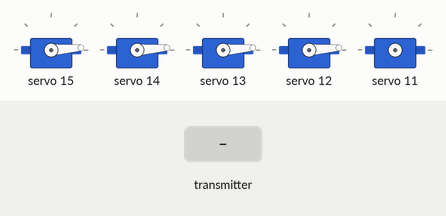
This sketch was run on a simulated ESP32. Parts: 5 × servo. The test bench sets the inputs (shaded band). What the sketch prints to the serial monitor is not drawn.

Above: at 1.2 s.
1.3 s: the transmitter starts sending button_state_data = Open
2.8 s: the transmitter starts sending button_state_data = Closed
At 3.6 s:
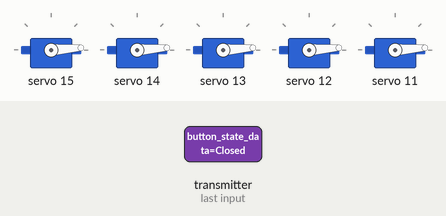
4.3 s: the transmitter starts sending L1AngleData = 1
At 5.0 s:
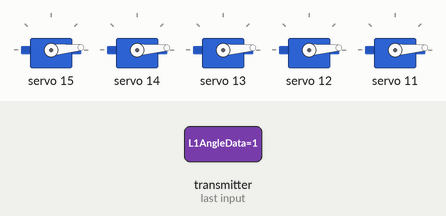
5.8 s: the transmitter starts sending L2AngleData = 1
At 7.0 s:
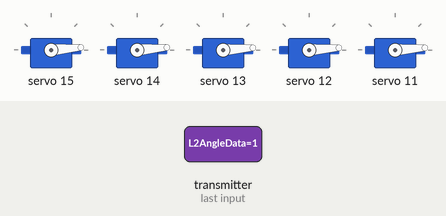
7.3 s: the transmitter starts sending L3AngleData = 1
At 8.4 s:
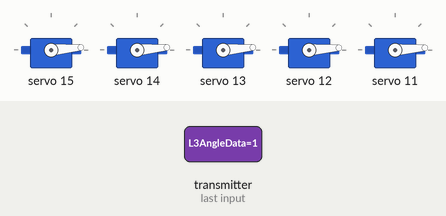
8.8 s: the transmitter starts sending L4AngleData = 1
At 9.5 s:
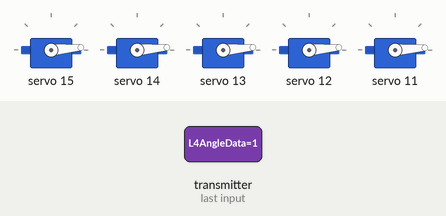
Timing chart, 0 to 11.3 s (numbered marks = the images above; inputs shaded):
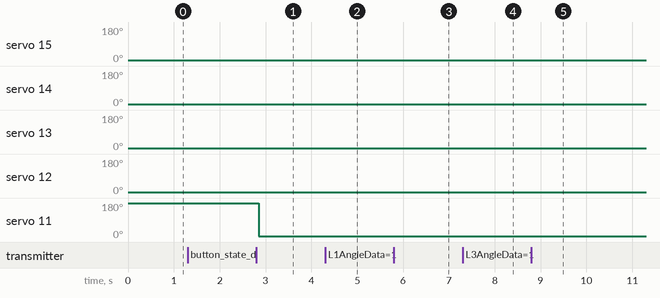

The sketch:

robot_arm_beta.ino
```cpp
// ESP32
// Robot Arm Script ALPHA: Reciever
// https://github.com/BurntWywrm/L2-robot-arm
// Script Reference: https://randomnerdtutorials.com/esp-now-esp32-arduino-ide/

/*
ALPHA: Tests the ESP-NOW protocol so that
it can recieve information from the controller.
*/

#include <esp_now.h>
#include <WiFi.h>
#include <Wire.h>
#include <Adafruit_PWMServoDriver.h>

/* Global Variables */

// -- Robot Arm Variables --

#define FREQUENCY 50
const int MAX_ANGLE = 180;

// Servo pulse length
const int SERVO_MIN  = 120; // Minimum pulse length count of 4096
const int SERVO_MAX = 500; // Minimum pulse length count of 4096

// Create object to represent PCA9685 at your I2C address
Adafruit_PWMServoDriver pwm = Adafruit_PWMServoDriver(0x40);

// Set I2C Pins for the ESP32, default: SDA = 21, SCL = 22.
const int I2C_SDA = 21;
const int I2C_SCL = 22;

// PCA9685 board Servo Pins
const int servoL1Pin = 15;
const int servoL2Pin = 14;
const int servoL3Pin = 13;
const int servoL4Pin = 12;

// End Effector Variables
const int gripper = 11;
String gripper_state = "";

// -- Controller Variables --

// potNameAngle Storage
// L(X) dictates the pot heirarchy from base to wrist
int potL1Angle = 0;
int potL2Angle = 0;
int potL3Angle = 0;
int potL4Angle = 0;

/* ESP_NOW Variables */
// Structure example to recieve data
// Must match sender Structure
typedef struct struct_message{
    int L1AngleData;
    int L2AngleData;
    int L3AngleData;
    int L4AngleData;
    char button_state_data[8];
} struct_message;

// Create a struct_message called MyData;
struct_message myData;

// callback function that will be executed when data is received
void OnDataRecv(const uint8_t * mac, const uint8_t *incomingData, int len) {
    memcpy(&myData, incomingData, sizeof(myData));
    Serial.print("Bytes received: ");
    Serial.println(len);
    potL1Angle = myData.L1AngleData;
    potL2Angle = myData.L2AngleData;
    potL3Angle = myData.L3AngleData;
    potL4Angle = myData.L4AngleData;
    gripper_state = String(myData.button_state_data);
}

void setup()
{
    Serial.begin(115200); // Starts serial monitor with a baud rate of 115200
    WiFi.mode(WIFI_STA); // Set device as a wifi Station
    Wire.begin(I2C_SDA, I2C_SCL);

    // Initialize PWM Servo Libarary
    pwm.begin();
    pwm.setPWMFreq(FREQUENCY);

    // Initialize ESP_NOW
    if (esp_now_init() != ESP_OK) {
    Serial.println("Error initializing ESP-NOW");
    return;
    }
    // Once ESPNow is successfully Init, we will register for recv CB to
    // get recv packer info
    esp_now_register_recv_cb(OnDataRecv);
}

void loop()
{
    set_angle(potL1Angle, servoL1Pin);
    set_angle(potL2Angle, servoL2Pin);
    set_angle(potL3Angle, servoL3Pin);
    set_angle(potL4Angle, servoL4Pin);

    // Open/Closes Gripper
    if (gripper_state.equalsIgnoreCase("Open")){
        set_angle(180, gripper);
    } else if (gripper_state.equalsIgnoreCase("Closed")){
        set_angle(0, gripper);
    }
}

// manually_set_angle(desired_angle, servoPin);
void set_angle(int desired_angle, int servoPin){
    int pulse_width = map(desired_angle, 0, MAX_ANGLE, SERVO_MIN, SERVO_MAX); // Determines pwm pulse width
    pwm.setPWM(servoPin, 0, pulse_width); // Write to servo monitor

    // Locates the servo name for reference
    String servoName = "";
    switch(servoPin){
        case 15: servoName = "L1"; break;
        case 14: servoName = "L2"; break;
        case 13: servoName = "L3"; break;
        case 12: servoName = "L4"; break;
    }

    // Displays updated servo angle
    Serial.println("Updated " + (servoName) + ": " + (desired_angle));
}

void reset_arm(){
    delay(2500); // Delay so the robot arm doesn't overload power supply
    set_angle(90, servoL1Pin); // Default postion: 90°
    delay(2500);
    set_angle(0, servoL2Pin); // Default position: 0°
    delay(2500);
    set_angle(180, servoL3Pin); // Default position: 180°
    delay(2500);
    set_angle(90, servoL4Pin); // Default postion: 90°
}
```

Measured:
- after the input at 2.8 s, servo 11: 180° → 4° after 0.06 s
- after the input at 4.3 s, servo 15: 4° → 5° after 0.06 s
- after the input at 5.8 s, servo 14: 4° → 5° after 0.06 s
- after the input at 7.3 s, servo 13: 4° → 5° after 0.06 s
- after the input at 8.8 s, servo 12: 4° → 5° after 0.06 s
